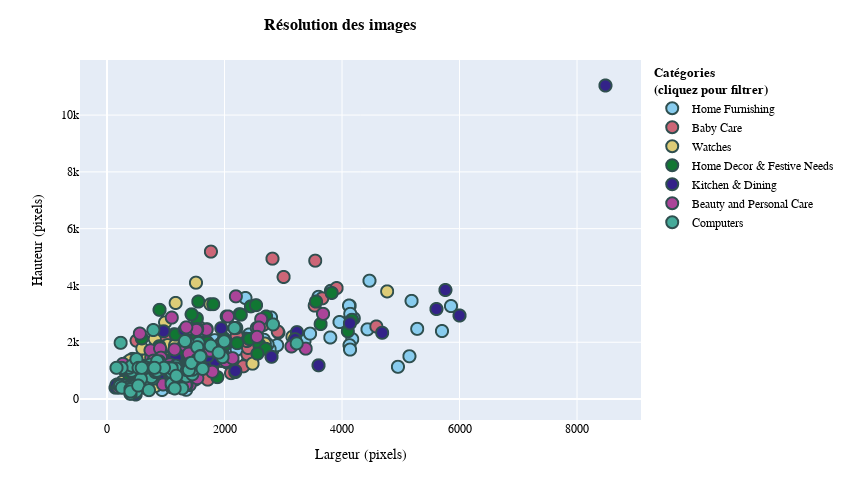

The code cell stored with this chart in its notebook:
### Code cell
font_family = "Segoe UI, Arial, Verdana, Helvetica, sans-serif"

# Draw a scatter plot with height and width from df_dashboard as x and y axis
fig = px.scatter(
    df_dashboard,
    x="largeur",
    y="hauteur",
    color="Catégorie",
    hover_name="Nom du produit",
    hover_data=["fichier"],
    color_discrete_sequence=px.colors.qualitative.Safe,  # Colorblind-friendly palette
)
fig.update_traces(marker=dict(size=12, line=dict(width=2, color="DarkSlateGrey")))
fig.update_layout(
    title=dict(
        text="Résolution des images",
        font=dict(size=16, color="black", family=font_family, weight="bold"),
        xanchor="center",
        x=0.4,
    ),
    width=850,
    height=500,
    xaxis_title="Largeur (pixels)",
    yaxis_title="Hauteur (pixels)",
    legend_title=dict(
        text="Catégories<br>(cliquez pour filtrer)",
        font=dict(size=13, color="black", family=font_family, weight="bold"),
    ),
    font=dict(
        family=font_family,
        size=12,
        color="black",
    ),
)

### Figure 1 — Plotly figure (JSON) as saved in the notebook; plotly's stock layout.template omitted (floating-point values rounded to 4 significant figures; data arrays with more than 128 entries replaced by an {"elided": "..."} marker saying what was removed)
{"data": [{"customdata": {"elided": "150x1 str values"}, "hovertemplate": "<b>%{hovertext}</b><br><br>Catégorie=Home Furnishing<br>largeur=%{x}<br>hauteur=%{y}<br>fichier=%{customdata[0]}<extra></extra>", "hovertext": {"elided": "150 str values"}, "legendgroup": "Home Furnishing", "marker": {"color": "rgb(136, 204, 238)", "line": {"color": "DarkSlateGrey", "width": 2}, "size": 12, "symbol": "circle"}, "mode": "markers", "name": "Home Furnishing", "showlegend": true, "type": "scattergl", "x": {"elided": "150 int values"}, "xaxis": "x", "y": {"elided": "150 int values"}, "yaxis": "y"}, {"customdata": {"elided": "150x1 str values"}, "hovertemplate": "<b>%{hovertext}</b><br><br>Catégorie=Baby Care<br>largeur=%{x}<br>hauteur=%{y}<br>fichier=%{customdata[0]}<extra></extra>", "hovertext": {"elided": "150 str values"}, "legendgroup": "Baby Care", "marker": {"color": "rgb(204, 102, 119)", "line": {"color": "DarkSlateGrey", "width": 2}, "size": 12, "symbol": "circle"}, "mode": "markers", "name": "Baby Care", "showlegend": true, "type": "scattergl", "x": {"elided": "150 int values"}, "xaxis": "x", "y": {"elided": "150 int values"}, "yaxis": "y"}, {"customdata": {"elided": "150x1 str values"}, "hovertemplate": "<b>%{hovertext}</b><br><br>Catégorie=Watches<br>largeur=%{x}<br>hauteur=%{y}<br>fichier=%{customdata[0]}<extra></extra>", "hovertext": {"elided": "150 str values"}, "legendgroup": "Watches", "marker": {"color": "rgb(221, 204, 119)", "line": {"color": "DarkSlateGrey", "width": 2}, "size": 12, "symbol": "circle"}, "mode": "markers", "name": "Watches", "showlegend": true, "type": "scattergl", "x": {"elided": "150 int values"}, "xaxis": "x", "y": {"elided": "150 int values"}, "yaxis": "y"}, {"customdata": {"elided": "150x1 str values"}, "hovertemplate": "<b>%{hovertext}</b><br><br>Catégorie=Home Decor & Festive Needs<br>largeur=%{x}<br>hauteur=%{y}<br>fichier=%{customdata[0]}<extra></extra>", "hovertext": {"elided": "150 str values"}, "legendgroup": "Home Decor & Festive Needs", "marker": {"color": "rgb(17, 119, 51)", "line": {"color": "DarkSlateGrey", "width": 2}, "size": 12, "symbol": "circle"}, "mode": "markers", "name": "Home Decor & Festive Needs", "showlegend": true, "type": "scattergl", "x": {"elided": "150 int values"}, "xaxis": "x", "y": {"elided": "150 int values"}, "yaxis": "y"}, {"customdata": {"elided": "150x1 str values"}, "hovertemplate": "<b>%{hovertext}</b><br><br>Catégorie=Kitchen & Dining<br>largeur=%{x}<br>hauteur=%{y}<br>fichier=%{customdata[0]}<extra></extra>", "hovertext": {"elided": "150 str values"}, "legendgroup": "Kitchen & Dining", "marker": {"color": "rgb(51, 34, 136)", "line": {"color": "DarkSlateGrey", "width": 2}, "size": 12, "symbol": "circle"}, "mode": "markers", "name": "Kitchen & Dining", "showlegend": true, "type": "scattergl", "x": {"elided": "150 int values"}, "xaxis": "x", "y": {"elided": "150 int values"}, "yaxis": "y"}, {"customdata": {"elided": "150x1 str values"}, "hovertemplate": "<b>%{hovertext}</b><br><br>Catégorie=Beauty and Personal Care<br>largeur=%{x}<br>hauteur=%{y}<br>fichier=%{customdata[0]}<extra></extra>", "hovertext": {"elided": "150 str values"}, "legendgroup": "Beauty and Personal Care", "marker": {"color": "rgb(170, 68, 153)", "line": {"color": "DarkSlateGrey", "width": 2}, "size": 12, "symbol": "circle"}, "mode": "markers", "name": "Beauty and Personal Care", "showlegend": true, "type": "scattergl", "x": {"elided": "150 int values"}, "xaxis": "x", "y": {"elided": "150 int values"}, "yaxis": "y"}, {"customdata": {"elided": "150x1 str values"}, "hovertemplate": "<b>%{hovertext}</b><br><br>Catégorie=Computers<br>largeur=%{x}<br>hauteur=%{y}<br>fichier=%{customdata[0]}<extra></extra>", "hovertext": {"elided": "150 str values"}, "legendgroup": "Computers", "marker": {"color": "rgb(68, 170, 153)", "line": {"color": "DarkSlateGrey", "width": 2}, "size": 12, "symbol": "circle"}, "mode": "markers", "name": "Computers", "showlegend": true, "type": "scattergl", "x": {"elided": "150 int values"}, "xaxis": "x", "y": {"elided": "150 int values"}, "yaxis": "y"}], "layout": {"font": {"color": "black", "family": "Segoe UI, Arial, Verdana, Helvetica, sans-serif", "size": 12}, "height": 500, "legend": {"title": {"font": {"color": "black", "family": "Segoe UI, Arial, Verdana, Helvetica, sans-serif", "size": 13, "weight": "bold"}, "text": "Catégories<br>(cliquez pour filtrer)"}, "tracegroupgap": 0}, "margin": {"t": 60}, "title": {"font": {"color": "black", "family": "Segoe UI, Arial, Verdana, Helvetica, sans-serif", "size": 16, "weight": "bold"}, "text": "Résolution des images", "x": 0.4, "xanchor": "center"}, "width": 850, "xaxis": {"anchor": "y", "domain": [0, 1], "title": {"text": "Largeur (pixels)"}}, "yaxis": {"anchor": "x", "domain": [0, 1], "title": {"text": "Hauteur (pixels)"}}}}
